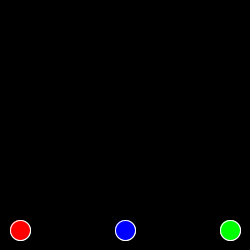
Frame 1 (no input)
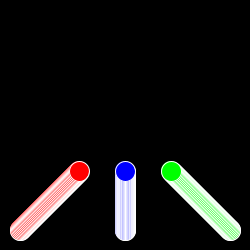
Frame 60 (the mouse pressed at the canvas centre just before this capture)
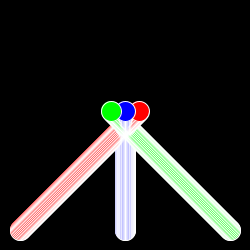
Frame 120 (the mouse held since frame 60 and released just before this capture)

The Processing sketch that drew these frames (run headless with seeded random() and noise(); from frame 60 on, the mouse is pressed at the canvas centre):

// Processing sketch: processing_18733
// ── processing_18733.pde

float X = 20;
float Y = 230;
float Xblue = 125;
float Yblue = 230;
float Xgreen = 230;
float Ygreen = 230;
float S = 20;

void setup () {
size(250,250);
background(0);
smooth();
stroke(255);
fill(255,0,0);
ellipse (X,Y,S,S);
fill(0,0,255);
ellipse(Xblue,Yblue,S,S);
fill(0,255,0);
ellipse(Xgreen,Ygreen,S,S);
}

void draw() {
  fill (255,0,0);
  ellipse(X++,Y--,20,20);
fill(0,0,255);
ellipse(Xblue,Yblue--,S,S);
fill(0,255,0);
ellipse(Xgreen--,Ygreen--,S,S);
 }
